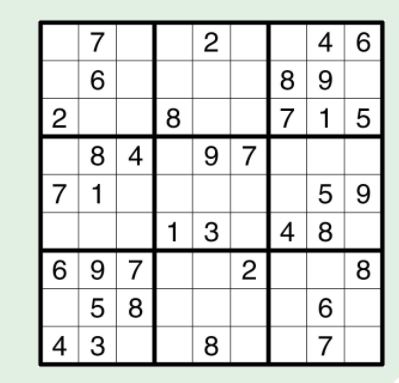
#> input picture Sudoku Images/Sudoku3.JPG, 399 x 383 px, found by its file name
$ jupyter execute 'Extract Sudoku.ipynb'   (shell and % lines are left out)
#> lines starting #> are read from the running program, lines starting #| are printed output that depends on the picture; after the words box and inside, x2 and y2 are one past the last pixel; in counts of white or black regions, pixels touching at a corner belong together
[cell 1]
import numpy as np
import pandas as pd
import cv2
import matplotlib.pyplot as plt

[cell 2]
#img = cv2.imread('Sudoku.jpeg')
#img = cv2.imread('Sudoku2.jpg')
img = cv2.imread('Sudoku3.jpg')
#> img is the input picture: shape (383, 399, 3); mean B, G, R 218.1, 220.7, 217.8
plt.imshow(img)

[cell 3]
grey = cv2.cvtColor(img, cv2.COLOR_BGR2GRAY)
plt.imshow(grey, cmap = "gray")

[cell 4]
blur = cv2.GaussianBlur(grey, (3,3), cv2.BORDER_DEFAULT)
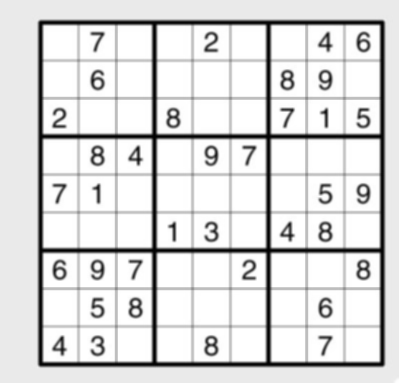
#> blur: shape (383, 399); min 0, max 255, mean 219.5
plt.imshow(blur, cmap = "gray")

[cell 5]
canny = cv2.Canny(grey, 50, 200)
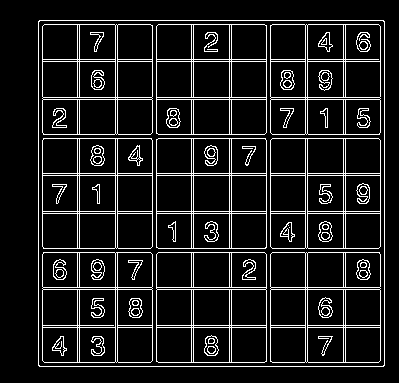
#> canny: shape (383, 399); 10.7% white in thin lines or dots, all inside (x1, y1, x2, y2) = (38, 20, 385, 367)
plt.imshow(canny,cmap = "gray")

[cell 6]
contours, hierarchies = cv2.findContours(canny, cv2.RETR_EXTERNAL, cv2.CHAIN_APPROX_NONE)
#> contours = 1 contour; box (x1, y1, x2, y2) and area: (38, 20, 385, 367) 119714
contours = sorted(contours, key=cv2.contourArea, reverse=True)
polygon = contours[0]
#> polygon = contour of 1380 points, box (x1, y1, x2, y2) (38, 20, 385, 367), area 119714

[cell 7]
mask = np.zeros(img.shape[:2], dtype = "uint8")
plt.imshow(mask, cmap = "gray")
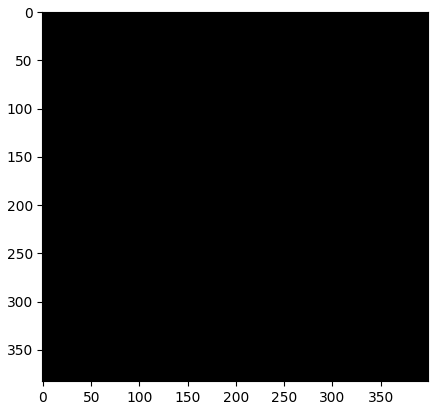
#> figure drawn by matplotlib, 1 panel

[cell 8]
cv2.drawContours(mask, polygon, -1, (255,0,0), 10)
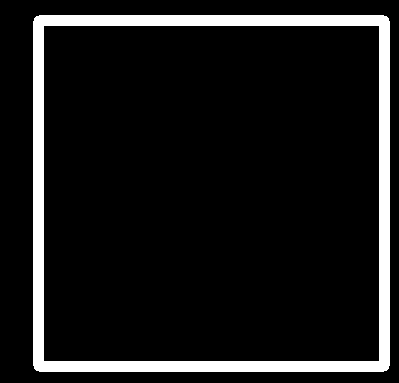
#> mask: shape (383, 399); 9.9% white; 1 white region, box (x1, y1, x2, y2) and area: (33, 15, 390, 372) 15168
plt.imshow(mask, cmap = "gray")

[cell 9]
corners = cv2.goodFeaturesToTrack(mask, 4, 0.1, 250)
#> corners = [[378, 360], [44, 360], [378, 26], [44, 26]]
corners = np.int0(corners)
corner_values = []
if corners is not None:
    for i in corners:
        x,y = i.ravel()
        corner_values.append((x,y))
        print(x,y)
        cv2.circle(grey, (x,y), 10, 255, -1)
#> this loop made 4 passes
#| 378 360
#| 44 360
#| 378 26
#| 44 26
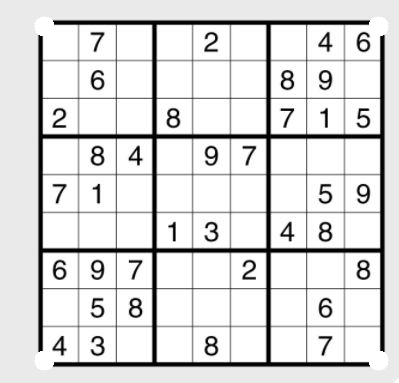
#> grey: shape (383, 399); min 0, max 255, mean 220.3
#> after the loop, corner_values = [(378, 360), (44, 360), (378, 26), (44, 26)]

plt.imshow(grey, cmap = "gray")

[cell 10]
def order_corners(corner_values):
    ordered = corner_values.copy()
#> ordered = [[378, 360], [44, 360], [378, 26], [44, 26]]
    corner_values = corner_values
#> corner_values = [[378, 360], [44, 360], [378, 26], [44, 26]]
    min_sum = np.sum(np.max(corner_values, axis = 0))
#> min_sum = 738
    max_sum = 0
    for i in range(4):
        if sum(corner_values[i]) <= min_sum:
            ordered[0] = corner_values[i]
            min_sum = sum(corner_values[i])
            print(min_sum)

        if sum(corner_values[i]) >= max_sum:
            ordered[3] = corner_values[i]
            max_sum = sum(corner_values[i])
            print(max_sum)
#> this loop made 4 passes
#> (min_sum, max_sum) on pass 1: (738, 738)
#> min_sum on passes 2 to 4: 404, 404, 70
#| 738.0
#| 738.0
#| 404.0
#| 404.0
#| 70.0
#> after the loop, max_sum = 738; min_sum = 70; ordered = [[44, 26], [44, 360], [378, 26], [378, 360]]

    for i in range(4):
        if False not in (corner_values[i] == ordered[0]) or False not in (corner_values[i] == ordered[3]):
            continue

        k = corner_values[i] - ordered[0]
        if k[0] > k[1]:
            ordered[1] = corner_values[i]

        else:
            ordered[2] = corner_values[i]
#> this loop made 4 passes
#> k on passes 2 to 3: [0, 334], [334, 0]
#> after the loop, ordered = [[44, 26], [378, 26], [44, 360], [378, 360]]

    return ordered

[cell 11]
corner_values = order_corners(np.array(corner_values, np.float32))
#> corner_values = [[44, 26], [378, 26], [44, 360], [378, 360]]
dim = int(np.mean(np.max(corner_values, axis = 0) - np.min(corner_values, axis = 0))) + 1
#> dim = 335

dim_final = np.array([[0,0], [dim, 0], [0, dim], [dim, dim]], np.float32)
#> dim_final = [[0, 0], [335, 0], [0, 335], [335, 335]]
matrix = cv2.getPerspectiveTransform(corner_values, dim_final)
#> matrix = [[1, -7.87e-18, -44.13], [2.82e-17, 1, -26.08], [1.91e-19, 3.1e-36, 1]]
final = cv2.warpPerspective(img, matrix, grey.shape)[:int(dim), :int(dim)]
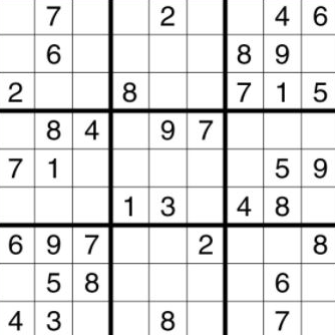
#> final: shape (335, 335, 3); mean B, G, R 226.2, 226.3, 226.2

plt.imshow(final)

[cell 12]
grey_final = cv2.cvtColor(final, cv2.COLOR_BGR2GRAY)
plt.imshow(grey_final, cmap = "gray")
ret, thresh = cv2.threshold(grey_final,0, 255, cv2.THRESH_BINARY+cv2.THRESH_OTSU )
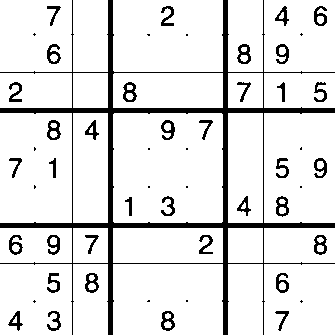
#> thresh: shape (335, 335); 89% white; 53 black regions (16 under 20 px), largest, box (x1, y1, x2, y2) and area: (0, 0, 335, 335) 7955, (47, 120, 61, 140) 151, (237, 44, 251, 64) 149
#> ret = 154
thresh = 255-thresh
plt.imshow(thresh, cmap = "gray")

$ run again, with Sudoku Images/Sudoku2.JPG copied over Sudoku Images/Sudoku3.JPG
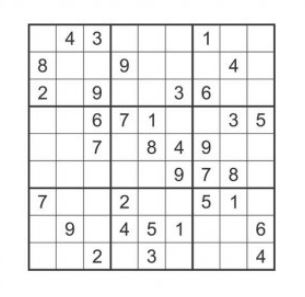
#> input picture Sudoku Images/Sudoku2.JPG, 305 x 297 px, found by its file name
#> img is the input picture: shape (297, 305, 3); min 39, max 255, mean 237.4
#> `canny = cv2.Canny(grey, 50, 200)`:
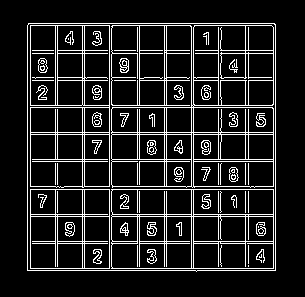
#> canny: shape (297, 305); 12.3% white in thin lines or dots, all inside (x1, y1, x2, y2) = (27, 23, 276, 272)
#> contours = 1 contour; box (x1, y1, x2, y2) and area: (27, 23, 276, 272) 61255
#> polygon = contour of 988 points, box (x1, y1, x2, y2) (27, 23, 276, 272), area 61255
#> mask: shape (297, 305); 12% white; 1 white region, box (x1, y1, x2, y2) and area: (22, 18, 281, 277) 10840
#> corners = [[269, 264], [33, 29]]
#> the loop `for i in corners:` made 2 passes
#> (printed output is left out)
#> after the loop `for i in corners:`:
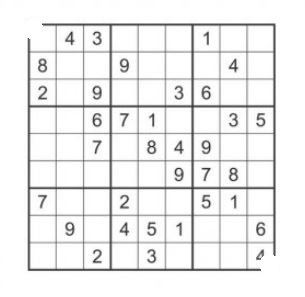
#> grey: shape (297, 305); min 39, max 255, mean 237.7
#> after the loop `for i in corners:`: corner_values = [(269, 264), (33, 29)]
#> ordered = [[269, 264], [33, 29]]
#> in order_corners, `min_sum = np.sum(np.max(corner_values, axis = 0))`: min_sum = 533
#> the loop in order_corners, `for i in range(4):` made 1 pass
#> min_sum on pass 1: 533
#> (printed output is left out)
#> after the loop in order_corners, `for i in range(4):`: max_sum = 0; min_sum = 533

$ run again, with Sudoku Images/Sudoku4.JPG copied over Sudoku Images/Sudoku3.JPG
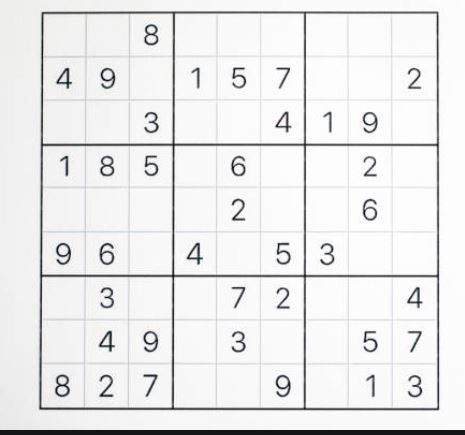
#> input picture Sudoku Images/Sudoku4.JPG, 465 x 435 px, found by its file name
#> img is the input picture: shape (435, 465, 3); mean B, G, R 234.7, 234.6, 234.5
#> `canny = cv2.Canny(grey, 50, 200)`:
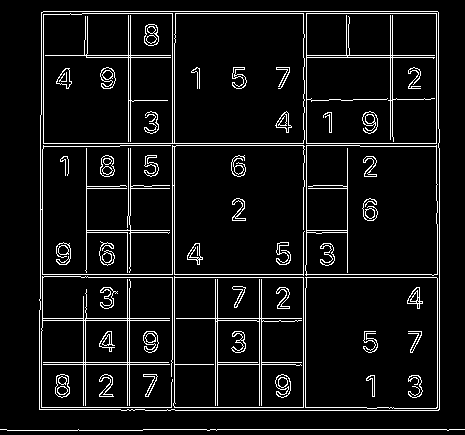
#> canny: shape (435, 465); 7.3% white in thin lines or dots
#> contours = 2 contours, 1 with area under 20; largest, box (x1, y1, x2, y2) and area: (39, 11, 440, 411) 158974
#> polygon = contour of 1591 points, box (x1, y1, x2, y2) (39, 11, 440, 411), area 158974
#> mask: shape (435, 465); 8.6% white; 1 white region, box (x1, y1, x2, y2) and area: (34, 6, 445, 416) 17480
#> corners = [[433, 404], [45, 403], [432, 17], [47, 17]]
#> the loop `for i in corners:` made 4 passes
#> (printed output is left out)
#> after the loop `for i in corners:`: corner_values = [(433, 404), (45, 403), (432, 17), (47, 17)]
#> in order_corners, `ordered = corner_values.copy()`: ordered = [[433, 404], [45, 403], [432, 17], [47, 17]]
#> in order_corners, `min_sum = np.sum(np.max(corner_values, axis = 0))`: min_sum = 837
#> the loop in order_corners, `for i in range(4):` made 4 passes
#> (min_sum, max_sum) on pass 1: (837, 837)
#> (printed output is left out)
#> after the loop in order_corners, `for i in range(4):`: min_sum = 64; ordered = [[47, 17], [45, 403], [432, 17], [433, 404]]
#> the loop in order_corners, `for i in range(4):` made 4 passes
#> k on passes 2 to 3: [-2, 386], [385, 0]
#> after the loop in order_corners, `for i in range(4):`: ordered = [[47, 17], [432, 17], [45, 403], [433, 404]]
#> dim = 388
#> dim_final = [[0, 0], [388, 0], [0, 388], [388, 388]]
#> matrix = [[1.01, 0.00524, -47.61], [1.49e-16, 1.01, -17.23], [6.68e-06, 2.02e-05, 1]]
#> `ret, thresh = cv2.threshold(grey_final,0, 255, cv2.THRESH_BINARY+cv2.T..`:
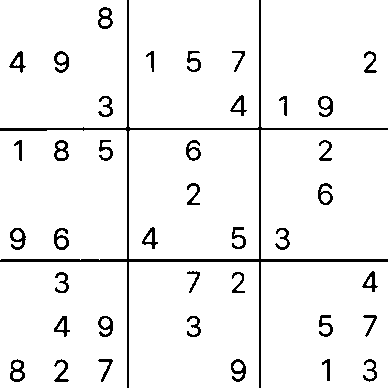
#> thresh: shape (388, 388); 94.5% white; black in thin lines or dots
#> ret = 179
